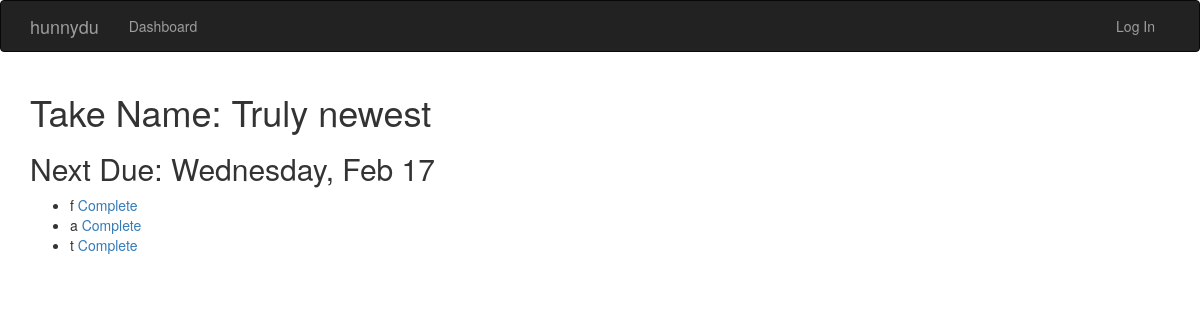
/task/12, run on an earlier commit of the app's database.
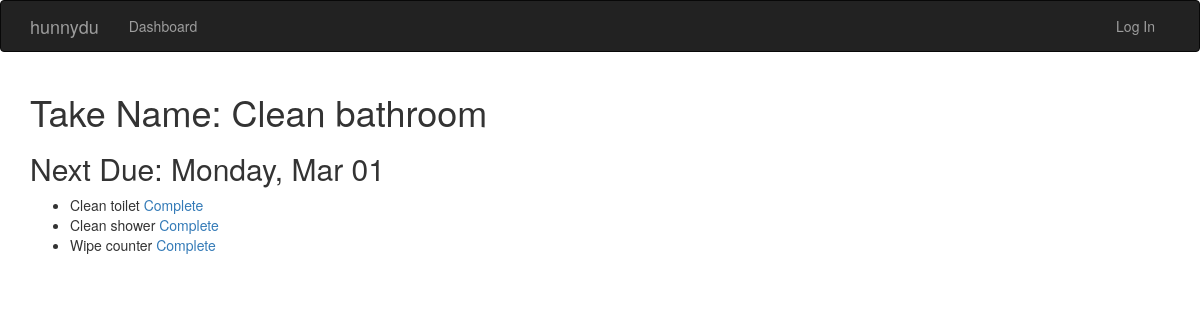
And on a later commit of the database.
### app/models.py (models this page shows, shortened)
class Task(db.Model):
    __tablename__='tasks'
    id = db.Column(db.Integer,primary_key=True)
    taskname = db.Column(db.String(64))
    period = db.Column(db.String(7))
    assigned_user_id = db.Column(db.Integer, db.ForeignKey('users.id'))
    next_due = db.Column(db.DateTime())
    subtasks = db.relationship('Subtask', backref='task',lazy='dynamic')

class Subtask(db.Model):
    __tablename__='subtasks'
    id = db.Column(db.Integer,primary_key=True)
    subtask_name = db.Column(db.String(64))
    task_id = db.Column(db.Integer, db.ForeignKey('tasks.id'))
    is_complete = db.Column(db.Boolean,default=False)

### app/main/views.py (the view)
@main.route('/task/<int:id>',methods=['GET','POST'])
def task(id):
    task = Task.query.get_or_404(id)
    return render_template('task.html',task=task, Subtask=Subtask)

### app/auth/views.py (called while the page is built)
@auth.before_app_request
def before_request():
    if current_user.is_authenticated:
        if not current_user.confirmed and \
            request.endpoint and \
            request.blueprint != 'auth' and \
            request.endpoint != 'static':
            return redirect(url_for('auth.unconfirmed'))

### app/main/__init__.py (called while the page is built)
@main.app_context_processor
def inject_permissions():
    return dict(Permission=Permission)

### app/models.py (called while the page is built)
    def can(self,perm):
        return False

### app/templates/task.html (shortened to what this page needs)
{% extends "base.html" %}
{% import "bootstrap/wtf.html" as wtf %}
{% block page_content %}
<h1>Take Name: {{task.taskname}}</h1>
<h2>Next Due: {{task.next_due.strftime("%A, %b %d")}}</h2>
<ul>
  {% if task.subtasks.all() %}
    {% for subtask in task.subtasks.order_by(Subtask.is_complete.asc()) %}
      <li>{% if subtask.is_complete %}
            <div style='color:#30c8ff;text-decoration: line-through;'>{{ subtask.subtask_name }}</div>
          {% else %}
          {{ subtask.subtask_name }} <a href="{{url_for('main.complete_subtask',id = subtask.id)}}">
            Complete</a>
          {% endif %}
      </li>
    {% endfor %}
  {% else %}
    <h2 style="color:#00de6b;"> Add some Subtasks!</h2>
  {% endif %}
</ul>
{% endblock %}

What changed in the data, as far as the page shows it:
removed Subtask: subtask_name "f"
changed Task: taskname "Truly newest" → "Clean bathroom"; next_due "Wednesday, Feb 17" → "Monday, Mar 01"
changed Subtask: subtask_name "a" → "Clean toilet"
changed Subtask: subtask_name "t" → "Clean shower"
added Subtask: subtask_name "Wipe counter"
